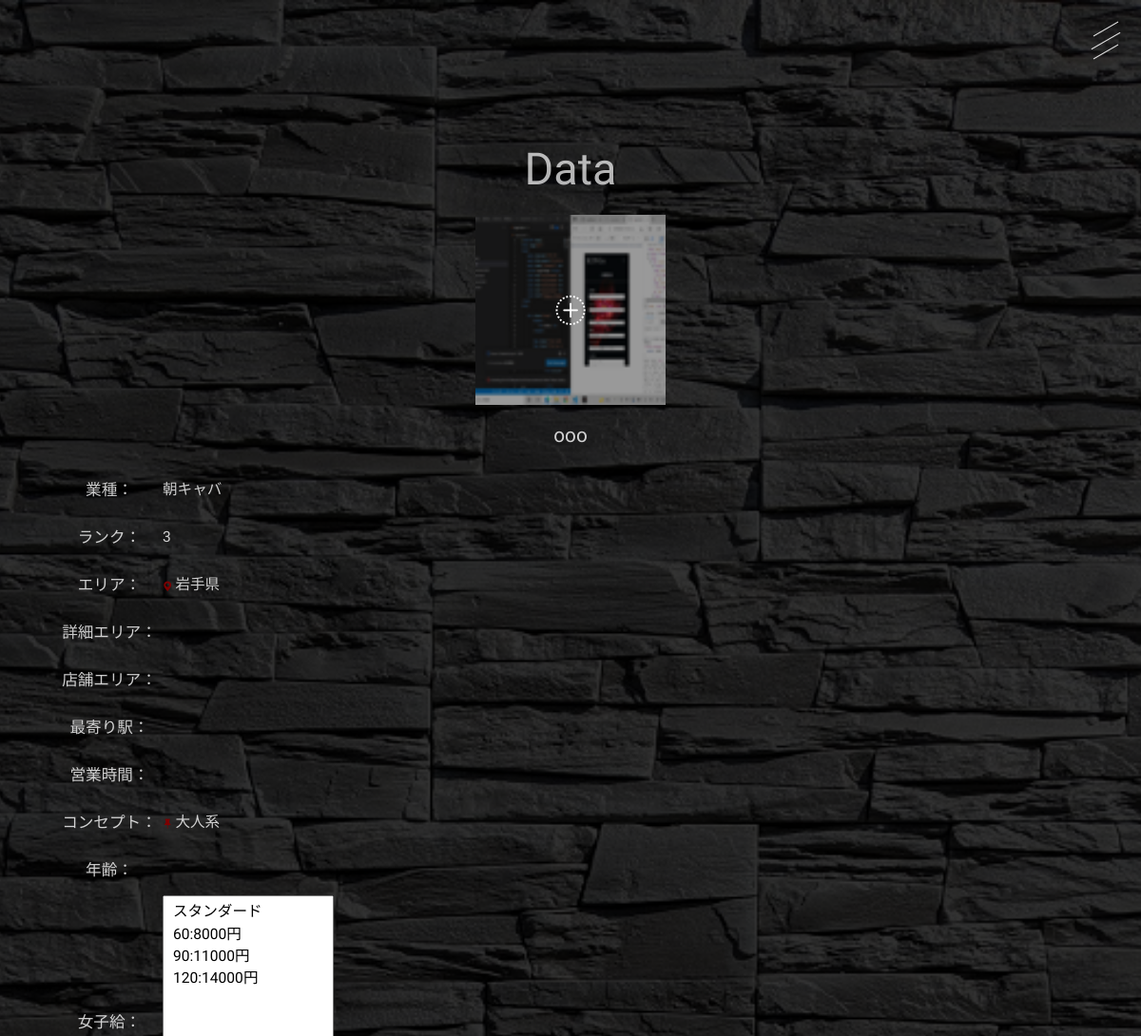
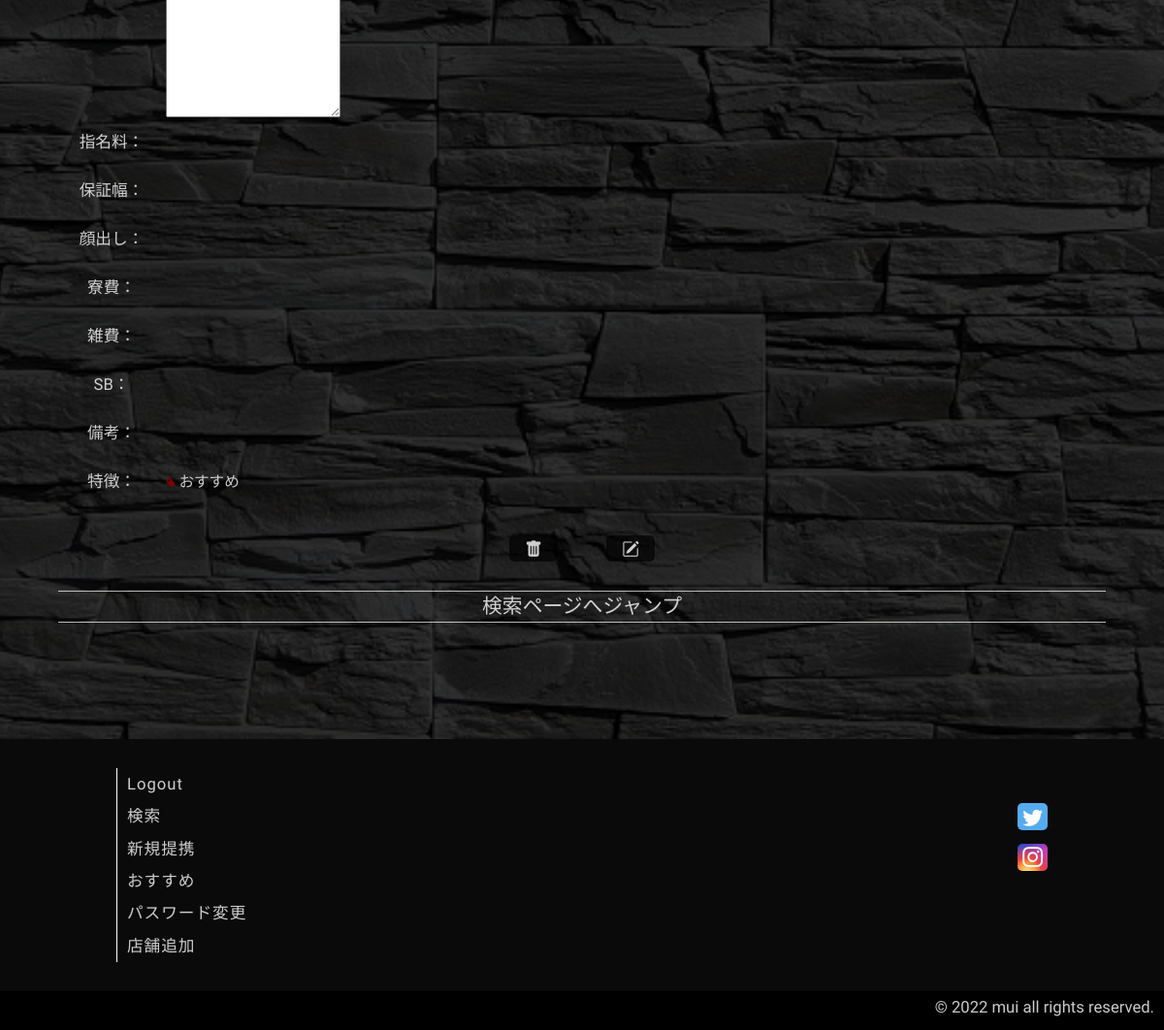
/19/detail (signed in), run on the app's committed database (2 pictures, top to bottom).
### app.py (models this page shows)
class Store(db.Model):
    __tablename__ = 'stores'
    id = db.Column(db.Integer, primary_key=True)
    name = db.Column(db.String(50), nullable=False)
    industry = db.Column(db.String(20), nullable=False)
    rank = db.Column(db.String(15), nullable=False)
    pref = db.Column(db.String(200), nullable=False)
    area = db.Column(db.String(100))
    store_area = db.Column(db.String(200))
    station = db.Column(db.String(200))
    time = db.Column(db.String(50))
    concept = db.Column(db.String(50))
    age = db.Column(db.String(100))
    salary = db.Column(db.String(400), nullable=False)
    nomination = db.Column(db.String(50))
    guarantee = db.Column(db.String(50))
    face = db.Column(db.String(20))
    dormitory = db.Column(db.String(20))
    sundry = db.Column(db.String(50))
    back = db.Column(db.String(20))
    remark = db.Column(db.String(400))
    store_tag = db.Column(db.String(100))
    search_tag = db.Column(db.String(100))
    created_at = db.Column(db.DateTime, default=datetime.now(pytz.timezone('Asia/Tokyo')))
    store_img = db.Column(db.String(200))

### app.py (the view)
@app.route("/<int:id>/detail")
@login_required
def detail(id):
    storeList = Store.query.get(id)
    return render_template('auth/detail.html', store = storeList)

### app.py (called while the page is built)
@login_manager.user_loader
def load_user(user_id):
    return User.query.get(int(user_id))

### templates/auth/detail.html (shortened to what this page needs)
{% extends "base.html" %}
{% block header %}
    <div class="burger_btn">
        <span class="bar bar_top"></span>
        <span class="bar bar_mid"></span>
        <span class="bar bar_bottom"></span>
    </div>
{% endblock %}
{% block content %}
<div class="create">
    <img src="{{url_for('static', filename='outputs/storeParam(3).jpg')}}" alt="" class="create_img">
    <div class="create_wrapper">
        <h1 class="create_title">Data</h1>
        <div class="img_wrapper">
            {% if current_user.id == 1 %}
            <img src="{{url_for('static', filename=store.store_img)}}" alt="" class="store_img">
            <a href="/{{store.id}}/img" class="host_img">
                <i class="host_icon bi bi-plus-circle-dotted"></i>
            </a>
            {% else %}
            <img src="{{url_for('static', filename=store.store_img)}}" alt="" class="store_img">
            {% endif %}
        </div>
        <div class="store_data">
            <h2 class="name">{{ store.name }}</h2>
            <table>
                <tr class="table_data">
                    <td class="data_title">業種：</td>
                    <td class="data industry">{{ store.industry }}</td>
                </tr>
                <tr class="table_data">
                    <td class="data_title">ランク：</td>
                    <td class="data rank">{{ store.rank }}</td>
                </tr>
                <tr class="table_data">
                    <td class="data_title">エリア：</td>
                    <td class="data pref">
                        {% set list1 = store.pref.split(',') %}
                        <p>
                            {% for pref in list1 %}
                                <span class="pref_text"><i class="pref_icon bi bi-geo-alt-fill"></i>{{ pref }}</span>
                            {% endfor %}
                        </p>
                    </td>
                </tr>
                <tr class="table_data">
                    <td class="data_title">詳細エリア：</td>
                    <td class="data area">{{ store.area }}</td>
                </tr>
                <tr class="table_data">
                    <td class="data_title">店舗エリア：</td>
                    <td class="data store_area">{{ store.store_area }}</td>
                </tr>
                <tr class="table_data">
                    <td class="data_title">最寄り駅：</td>
                    <td class="data station">{{ store.station }}</td>
                </tr>
                <tr class="table_data">
                    <td class="data_title">営業時間：</td>
                    <td class="data time">{{ store.time }}</td>
                </tr>
                <tr class="table_data">
                    <td class="data_title">コンセプト：</td>
                    <td class="data concept">
                        <p>
                            {% set list2 = store.concept.split(',') %}
                            {% for concept in list2 %}
                                <span class="concept_text"><i class="concept_icon bi bi-pin-fill"></i>{{ concept }}</span>
                            {% endfor %}
                        </p>
                    </td>
                </tr>
                <tr class="table_data">
                    <td class="data_title">年齢：</td>
                    <td class="data age">{{ store.age }}</td>
                </tr>
                <tr class="table_data">
                    <td class="data_title">女子給：</td>
                    <td class="data salary"><textarea name="" id="" cols="25" rows="11">{{ store.salary }}</textarea></td>
                </tr>
                <tr class="table_data">
                    <td class="data_title">指名料：</td>
                    <td class="data nomination">{{ store.nomination }}</td>
                </tr>
                <tr class="table_data">
                    <td class="data_title">保証幅：</td>
                    <td class="data guarantee">{{ store.guarantee }}</td>
                </tr>
                <tr class="table_data">
                    <td class="data_title">顔出し：</td>
                    <td class="data face">{{ store.face }}</td>
                </tr>
                <var><tr class="table_data">
                    <td class="data_title">寮費：</td>
                    <td class="data dormitory">{{ store.dormitory }}</td>
                </tr>
                <tr class="table_data">
                    <td class="data_title">雑費：</td>
                    <td class="data sundry">{{ store.sundry }}</td>
                </tr>
                <tr class="table_data">
                    <td class="data_title">SB：</td>
                    <td class="data back">{{ store.back }}</td>
                </tr>
                <tr class="table_data">
                    <td class="data_title">備考：</td>
                    <td class="data remark">{{ store.remark }}</td>
                </tr>
                <tr class="table_data">
                    <td class="data_title">特徴：</td>
                    <td class="data store_tag">
                        {% set list3 = store.store_tag.split(',') %}
                        <p>
                            {% for store_tag in list3 %}
                                <span class="tag_text"><i class="tag_icon bi bi-tag-fill"></i>{{ store_tag }}</span>
                            {% endfor %}
                        </p>
                    </td>
                </tr>
            </table>
        </div>
        <div class="store_control">
            {% if current_user.id == 1 %}
            <span class="control_icon destroy_icon bi bi-trash-fill"></span>
            <a href="update"><span class="control_icon update_icon bi bi-pencil-square"></span></a>
            {% endif %}
        </div>
        <a href="{{url_for('search')}}" class="return_link">検索ページへジャンプ</a>
    </div>
</div>
{% endblock %}
{% block footer %}
    <div class="footer_contents">
        <div class="footer_items">
            <a href="{{url_for('logout')}}">Logout</a>
            <a href="{{url_for('search')}}">検索</a>
            <a href="{{url_for('info')}}">新規提携</a>
            <a href="{{url_for('favorite')}}">おすすめ</a>
            {% if current_user.id == 1 %}
                <a href="{{url_for('edit')}}">パスワード変更</a>
                <a href="{{url_for('create')}}">店舗追加</a>
            {% endif %}
        </div>
        <div class="sns_items">
            <a href="" class="sns_link"><span class="sns_icon bi bi-twitter"></span></a>
            <a href="" class="sns_link"><span class="sns_icon bi bi-instagram"></span></a>
        </div>
    </div>
    <div class="copy_right">
        <p>© 2022 mui all rights reserved.</p>
    </div>
{% endblock %}

### data on the page
Store: store_img (picture), name "ooo", industry "朝キャバ", rank "3", pref "岩手県", concept "大人系", salary "スタンダード 60:8000円 90:11000円 120:14000円", store_tag "おすすめ"
